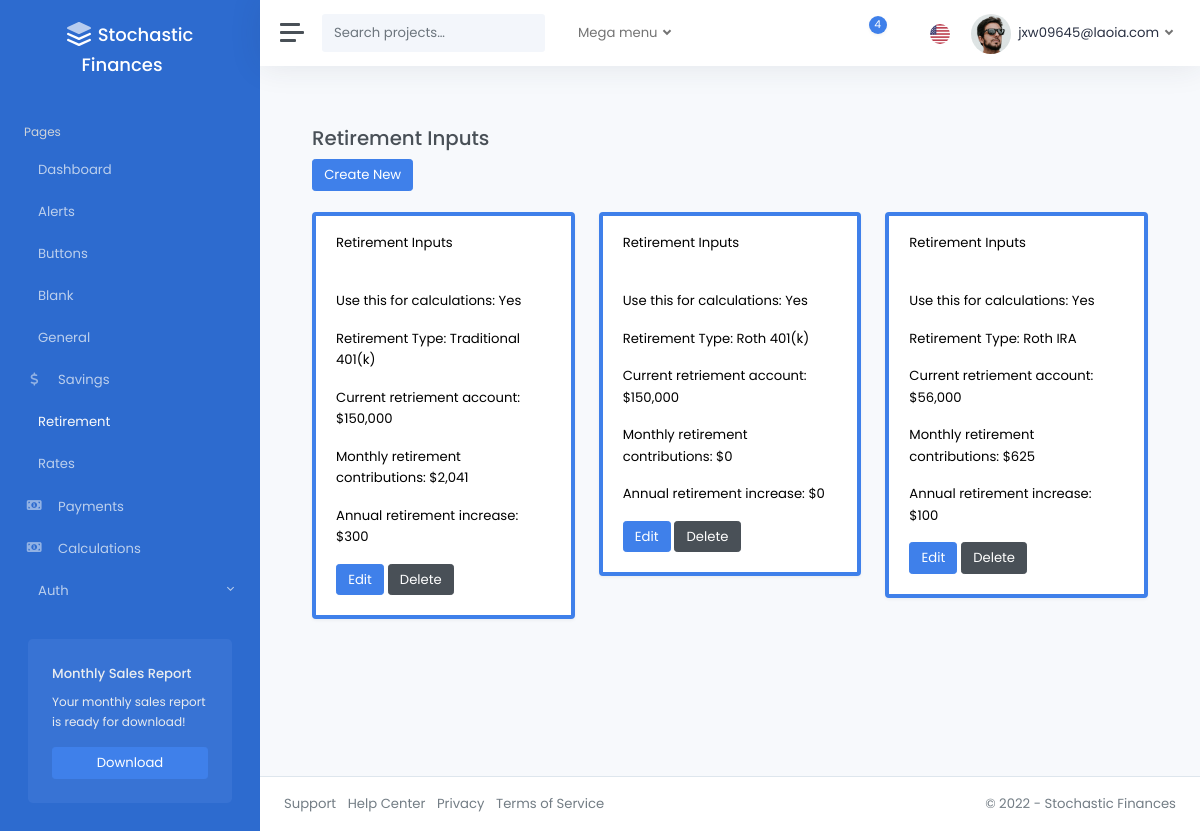
Page /retirement/ (signed in) on the earlier database version.
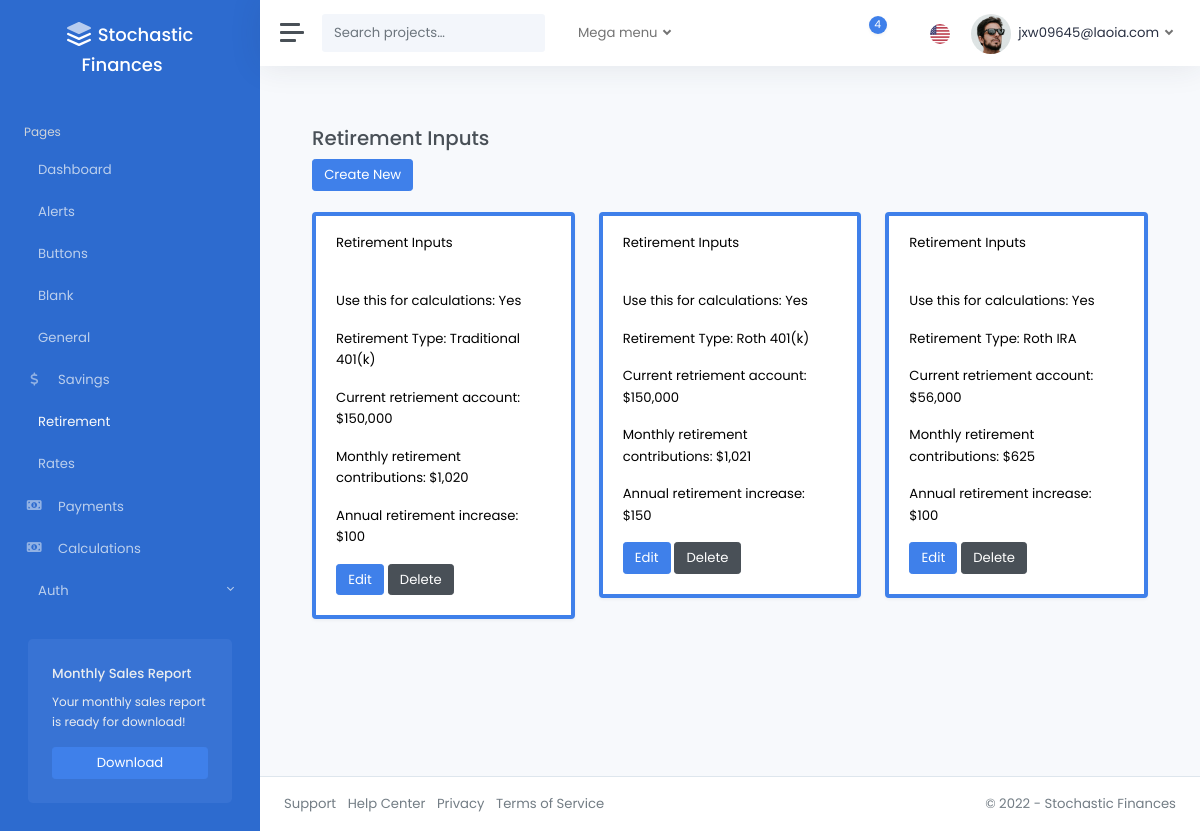
Same page on the later database version.
### accounts/models.py (models this page shows, shortened)
class CustomUser(AbstractUser):
    pass

### pages/models.py (models this page shows)
class RetirementInputsModel(models.Model):
    RETIREMENT_TYPE_CHOICES = [
        ("traditional_401k", "Traditional 401(k)"),
        ("roth_401k", "Roth 401(k)"),
        ("traditional_ira", "Traditional IRA"),
        ("roth_ira", "Roth IRA"),
    ]
    is_active = models.BooleanField(default=False)
    retirement_type = models.CharField(
        max_length=20,
        choices=RETIREMENT_TYPE_CHOICES,
        default="traditional_401k",
    )
    base_retirement = models.FloatField(
        validators=[validate_base_retirement, decimal_validator]
    )
    base_retirement_per_mo = models.FloatField(
        validators=[validate_base_retirement_per_mo, decimal_validator]
    )
    base_retirement_per_yr_increase = models.FloatField(
        validators=[validate_base_retirement_per_yr_increase, decimal_validator]
    )
    created_by = models.ForeignKey(
        CustomUser,
        related_name="retirement_inputs",
        on_delete=models.CASCADE,
        null=True,
        blank=True,
    )
    modified_at = models.DateTimeField(auto_now=True)
    class Meta:
        verbose_name_plural = "Retirement_Inputs"

### pages/views.py (the view)
@login_required
def retirement_inputs_dashboard(request):
    retirement_inputs_models = RetirementInputsModel.objects.filter(
        created_by=request.user
    )
    return render(
        request,
        "pages/retirement_inputs.html",
        {"retirement_inputs": retirement_inputs_models},
    )

### templates/pages/retirement_inputs.html (shortened to what this page needs)
{% extends 'layouts/_base.html' %}
{% load static %}
{% block content %}
<div class="container">
    <br />
    <h3>Retirement Inputs</h3>
    <div>
        <a href="{% url 'retirement_inputs_create'%}" class="btn btn-primary">Create New</a>
    </div>
    <br />
    <div class="row">
        {% for item in retirement_inputs %}
            <div class="col-md-4">
                <div class="card shadow {% if item.is_active %}border-primary{% else %}border-dark{% endif %} mb-3 text-black" style="border-width: {% if item.is_active %}4px{% else %}3px{% endif %};">
                    <div class="card-header">Retirement Inputs</div>
                    <div class="card-body">
                    <p class="card-text">Use this for calculations: {{ item.is_active|yesno|title }}</p>
                    <p class="card-text">Retirement Type: {{ item.get_retirement_type_display }}</p>
                    <p class="card-text">Current retriement account: ${{ item.base_retirement|floatformat:"0g" }}</p>
                    <p class="card-text">Monthly retirement contributions: ${{ item.base_retirement_per_mo|floatformat:"0g" }}</p>
                    <p class="card-text">Annual retirement increase: ${{ item.base_retirement_per_yr_increase|floatformat:"0g" }}</p>
                    <a href="{% url 'retirement_inputs_edit' item.id %}" class="btn btn-primary">Edit</a>
                    <a href="{% url 'retirement_inputs_delete' item.id %}" class="btn btn-secondary">Delete</a>
                    </div>
                </div>
            </div>
        {% endfor %}
    </div>
</div>
{% endblock %}

### templates/layouts/_base.html (shortened to what this page needs)
{% load static %}
<!DOCTYPE html>
<html lang="en">
<head>
  {% include 'layouts/includes/meta.html' %}
</head>
<body data-theme="colored" data-layout="fluid" data-sidebar-position="left" data-sidebar-behavior="sticky">
  <div class="wrapper">
    {% include 'layouts/includes/sidebar.html' %}
    <div class="main">
      {% include 'layouts/includes/navbar.html' %}
      <main class="content">
        <div class="container-fluid p-0">
          {% block content %}
          {% endblock content %}
        </div>
      </main>
      {% include 'layouts/includes/footer.html' %}
    </div>
  </div>
</body>
</html>

### templates/layouts/includes/meta.html (shortened to what this page needs)
{% load static %}
{% block css %}
<link rel="stylesheet" href="{% static 'css/light.css' %}">
{% endblock %}

### templates/layouts/includes/sidebar.html (shortened to what this page needs)
<nav id="sidebar" class="sidebar">
  <div class="sidebar-content js-simplebar">
    <a class="sidebar-brand" href="{% url 'home' %}">
      <span class="align-middle me-3">Stochastic Finances</span>
    </a>
    <ul class="sidebar-nav">
      <li class="sidebar-header">
        Pages
      </li>
      <li class="sidebar-item{% if request.path == "/" %} active{% endif %}">
        <a class="sidebar-link" href="{% url 'home' %}">
           <span class="align-middle">Dashboard</span>
        </a>
      </li>
      <li class="sidebar-item{% if request.path == "/alerts/" %} active{% endif %}">
        <a class="sidebar-link" href="{% url 'alerts' %}">
           <span class="align-middle">Alerts</span>
        </a>
      </li>
      <li class="sidebar-item{% if request.path == "/buttons/" %} active{% endif %}">
        <a class="sidebar-link" href="{% url 'buttons' %}">
           <span class="align-middle">Buttons</span>
        </a>
      </li>
      <li class="sidebar-item{% if request.path == "/blank/" %} active{% endif %}">
        <a class="sidebar-link" href="{% url 'blank' %}">
           <span class="align-middle">Blank</span>
        </a>
      </li>
      <li class="sidebar-item{% if request.path == "/general/" %} active{% endif %}">
        <a class="sidebar-link" href="{% url 'general_inputs_dashboard' %}">
           <span class="align-middle">General</span>
        </a>
      </li>
      <li class="sidebar-item{% if request.path == "/savings/" %} active{% endif %}">
        <a class="sidebar-link" href="{% url 'savings_inputs_dashboard' %}">
          <i class="align-middle fas fa-fw fa-dollar-sign"></i> <span class="align-middle">Savings</span>
        </a>
      </li>
      <li class="sidebar-item{% if request.path == "/retirement/" %} active{% endif %}">
        <a class="sidebar-link" href="{% url 'retirement_inputs_dashboard' %}">
           <span class="align-middle">Retirement</span>
        </a>
      </li>
      <li class="sidebar-item{% if request.path == "/rates/" %} active{% endif %}">
        <a class="sidebar-link" href="{% url 'rates_inputs_dashboard' %}">
           <span class="align-middle">Rates</span>
        </a>
      </li>
      <li class="sidebar-item{% if request.path == "/payments/" %} active{% endif %}">
        <a class="sidebar-link" href="{% url 'payments_inputs_dashboard' %}">
          <i class="align-middle fas fa-fw fa-money-bill-alt"></i> <span class="align-middle">Payments</span>
        </a>
      </li>
      <li class="sidebar-item{% if request.path == "/calculations/" %} active{% endif %}">
        <a class="sidebar-link" href="{% url 'calculations' %}">
          <i class="align-middle fas fa-fw fa-money-bill-alt"></i> <span class="align-middle">Calculations</span>
        </a>
      </li>
      <li class="sidebar-item">
        <a data-bs-target="#auth" data-bs-toggle="collapse" class="sidebar-link collapsed">
           <span class="align-middle">Auth</span>
        </a>
      </li>
    </ul>
    <div class="sidebar-cta">
      <div class="sidebar-cta-content">
        <strong class="d-inline-block mb-2">Monthly Sales Report</strong>
        <div class="mb-3 text-sm">
          Your monthly sales report is ready for download!
        </div>
        <div class="d-grid">
          <a href="https://themes.getbootstrap.com/product/appstack-responsive-admin-template/" class="btn btn-primary" target="_blank">Download</a>
        </div>
      </div>
    </div>
  </div>
</nav>

### templates/layouts/includes/navbar.html (shortened to what this page needs)
{% load static %}
<nav class="navbar navbar-expand navbar-light navbar-bg">
  <a class="sidebar-toggle">
    <i class="hamburger align-self-center"></i>
  </a>
  <form class="d-none d-sm-inline-block">
    <div class="input-group input-group-navbar">
      <input type="text" class="form-control" placeholder="Search projects…" aria-label="Search">
      <button class="btn" type="button">
      </button>
    </div>
  </form>
  <ul class="navbar-nav">
    <li class="nav-item px-2 dropdown">
      <a class="nav-link dropdown-toggle" href="#" id="servicesDropdown" role="button" data-bs-toggle="dropdown" aria-haspopup="true" aria-expanded="false">
        Mega menu
      </a>
    </li>
  </ul>
  <div class="navbar-collapse collapse">
    <ul class="navbar-nav navbar-align">
      <li class="nav-item dropdown">
        <a class="nav-icon dropdown-toggle" href="#" id="messagesDropdown" data-bs-toggle="dropdown">
          <div class="position-relative">
            <span class="indicator">4</span>
          </div>
        </a>
      </li>
      <li class="nav-item dropdown">
        <a class="nav-icon dropdown-toggle" href="#" id="alertsDropdown" data-bs-toggle="dropdown">
        </a>
      </li>
      <li class="nav-item dropdown">
        <a class="nav-flag dropdown-toggle" href="#" id="languageDropdown" data-bs-toggle="dropdown">
          <img src="{% static 'img/flags/us.png' %}" alt="English" />
        </a>
      </li>
      {% if user.is_authenticated %}
        <li class="nav-item dropdown">
          <a class="nav-link dropdown-toggle d-none d-sm-inline-block" href="#" data-bs-toggle="dropdown">
            <img src="{% static 'img/avatars/avatar.jpg' %}" class="avatar img-fluid rounded-circle me-1" alt="{{ user.email }}" /> <span class="text-dark">{{ user.email }}</span>
          </a>
        </li>
      {% else %}
        <li class="nav-item">
          <a class="nav-link" href="{% url 'account_login' %}">Sign In <i class="ml-2" data-feather="log-in"></i></a>
        </li>
      {% endif %}
    </ul>
  </div>
</nav>

### templates/layouts/includes/footer.html
<footer class="footer">
  <div class="container-fluid">
    <div class="row text-muted">
      <div class="col-6 text-start">
        <ul class="list-inline">
          <li class="list-inline-item">
            <a class="text-muted" href="#">Support</a>
          </li>
          <li class="list-inline-item">
            <a class="text-muted" href="#">Help Center</a>
          </li>
          <li class="list-inline-item">
            <a class="text-muted" href="#">Privacy</a>
          </li>
          <li class="list-inline-item">
            <a class="text-muted" href="#">Terms of Service</a>
          </li>
        </ul>
      </div>
      <div class="col-6 text-end">
        <p class="mb-0">
          &copy; 2022 - <a href="index.html" class="text-muted">Stochastic Finances</a>
        </p>
      </div>
    </div>
  </div>
</footer>

### templates/layouts/includes/scripts.html (shortened to what this page needs)
{% load static %}

Differences in the rows shown:
changed RetirementInputsModel "Traditional 401(k)": base_retirement_per_mo "2,041" → "1,020"; base_retirement_per_yr_increase "300" → "100"
changed RetirementInputsModel "Roth 401(k)": base_retirement_per_mo "0" → "1,021"; base_retirement_per_yr_increase "0" → "150"
